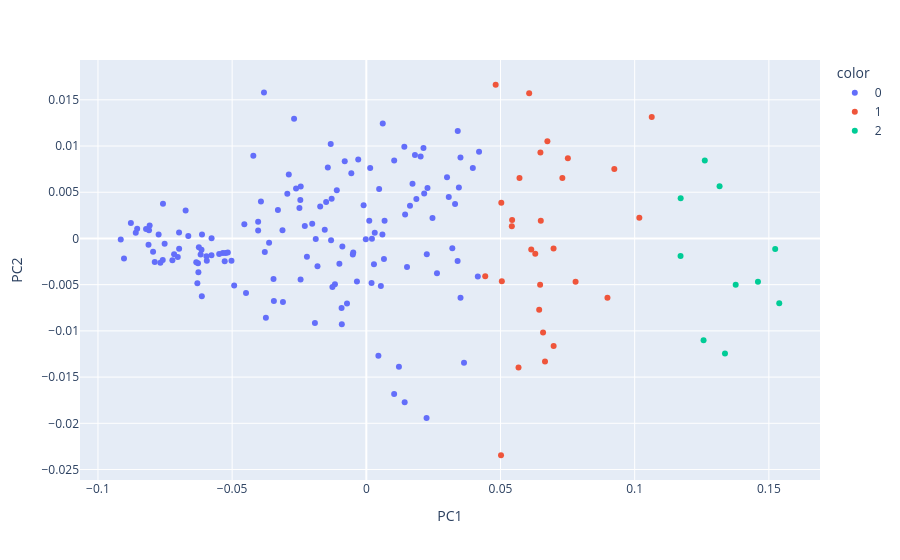

This figure's notebook cell:
### Code cell
# Visualiser les classes
scatter_plot(New_df, cah_partition)

### Figure 1 — Plotly figure (JSON) as saved in the notebook; plotly's stock layout.template omitted (floating-point values rounded to 4 significant figures; data arrays with more than 128 entries replaced by an {"elided": "..."} marker saying what was removed)
{"data": [{"hovertemplate": "color=0<br>PC1=%{x}<br>PC2=%{y}<extra></extra>", "legendgroup": "0", "marker": {"color": "#636efa", "symbol": "circle"}, "mode": "markers", "name": "0", "orientation": "v", "showlegend": true, "type": "scatter", "x": {"elided": "140 float values"}, "xaxis": "x", "y": {"elided": "140 float values"}, "yaxis": "y"}, {"hovertemplate": "color=1<br>PC1=%{x}<br>PC2=%{y}<extra></extra>", "legendgroup": "1", "marker": {"color": "#EF553B", "symbol": "circle"}, "mode": "markers", "name": "1", "orientation": "v", "showlegend": true, "type": "scatter", "x": [0.06586, 0.05422, 0.05019, 0.06068, 0.0698, 0.06476, 0.06658, 0.06501, 0.06441, 0.05672, 0.04431, 0.06296, 0.06977, 0.05433, 0.0503, 0.06747, 0.05707, 0.06145, 0.1017, 0.0751, 0.06487, 0.07305, 0.09241, 0.0482, 0.1064, 0.0505, 0.08985, 0.07798], "xaxis": "x", "y": [-0.01018, 0.001311, -0.02346, 0.0157, -0.01162, -0.005012, -0.01331, 0.001924, -0.007709, -0.01396, -0.0041, -0.001648, -0.00109, 0.001999, 0.003852, 0.0105, 0.006539, -0.001194, 0.002239, 0.008674, 0.009305, 0.006547, 0.007509, 0.01663, 0.01315, -0.004619, -0.006415, -0.004686], "yaxis": "y"}, {"hovertemplate": "color=2<br>PC1=%{x}<br>PC2=%{y}<extra></extra>", "legendgroup": "2", "marker": {"color": "#00cc96", "symbol": "circle"}, "mode": "markers", "name": "2", "orientation": "v", "showlegend": true, "type": "scatter", "x": [0.1336, 0.1524, 0.1459, 0.1257, 0.1316, 0.1376, 0.1171, 0.1539, 0.1261, 0.1171], "xaxis": "x", "y": [-0.01245, -0.001151, -0.004688, -0.01102, 0.005638, -0.005005, 0.004358, -0.007017, 0.008441, -0.001903], "yaxis": "y"}], "layout": {"legend": {"title": {"text": "color"}, "tracegroupgap": 0}, "margin": {"t": 60}, "xaxis": {"anchor": "y", "domain": [0, 1], "title": {"text": "PC1"}}, "yaxis": {"anchor": "x", "domain": [0, 1], "title": {"text": "PC2"}}}}
